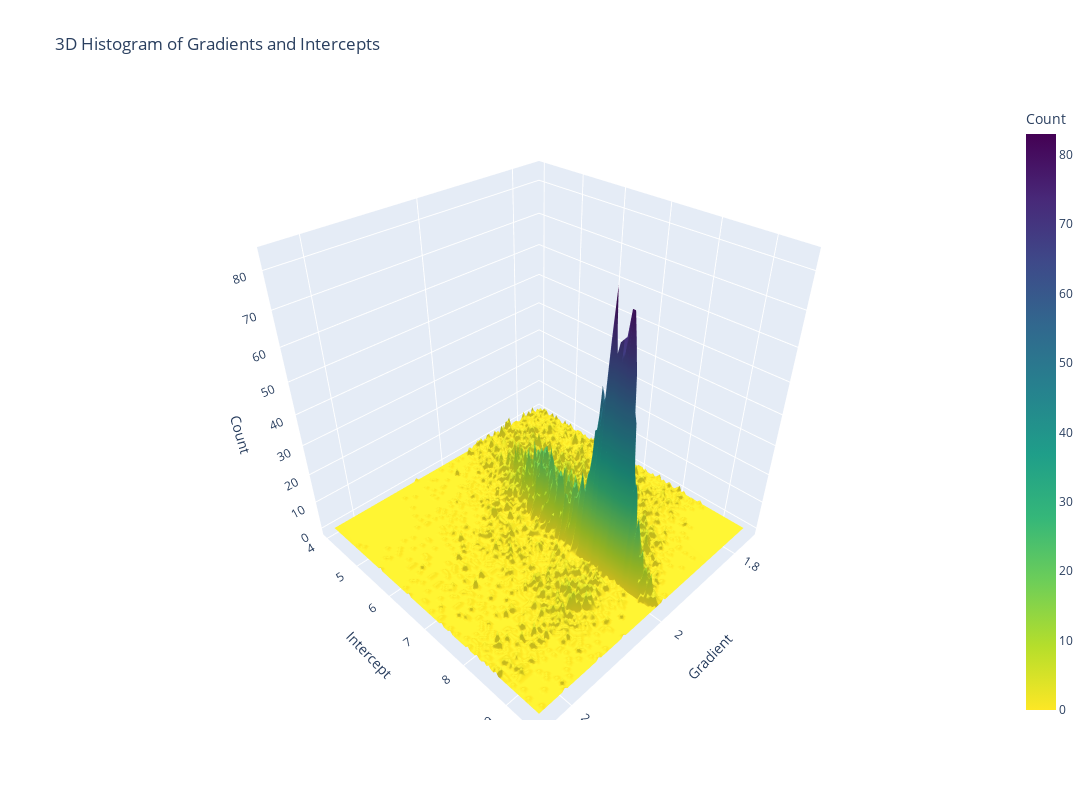

The code cell stored with this chart in its notebook:
### Code cell
plot_3d_histogram_with_plotly(WT_swimming_results)
